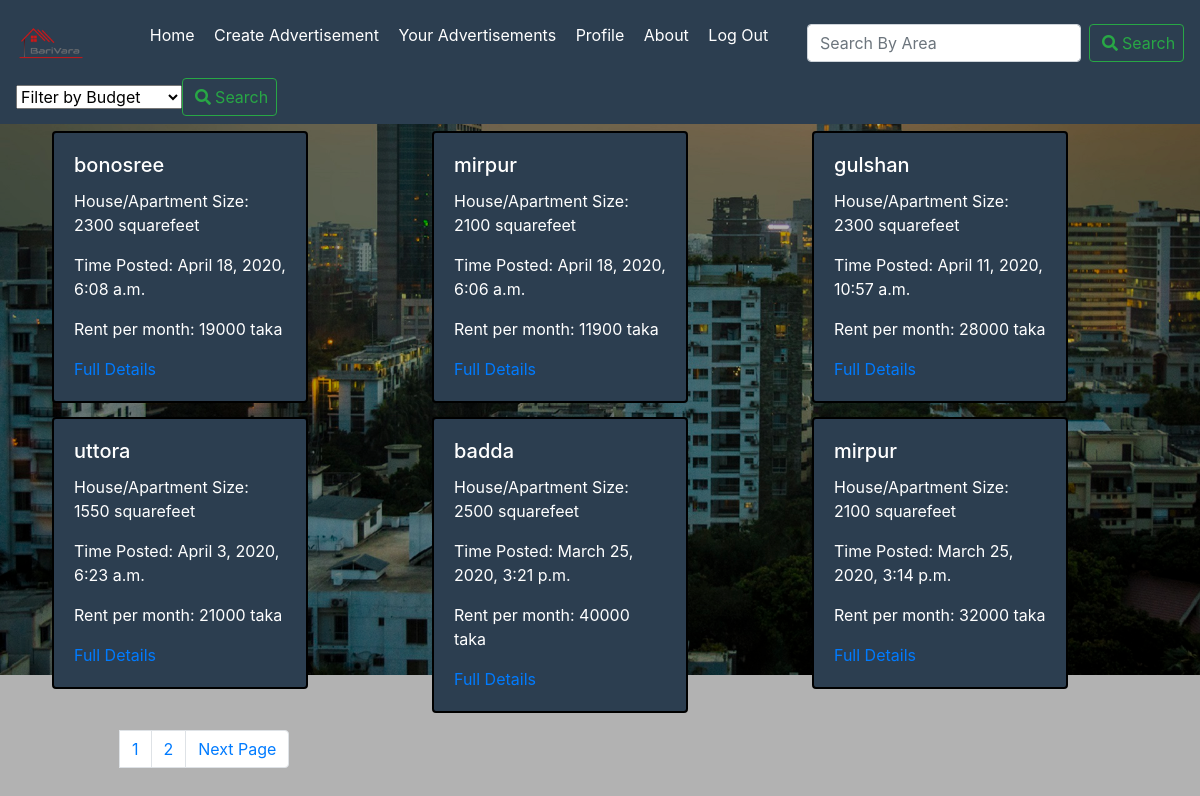
The app's page /BariVara/ with its own data.
### BariVara/models.py (models this page shows, shortened)
class advertisements(models.Model):
    PLACE=[
        ('mothijheel', 'Mothijheel'),
        ('bonosree', 'Bonosree'),
        ('mirpur', 'Mirpur'),
        ('khilgao', 'Khilgao'),
        ('gulshan', 'Gulshan'),
        ('badda', 'Badda'),
        ('uttora', 'Uttora'),
        ('banani', 'Banani'),
    ]
    place=models.CharField(max_length=30,choices=PLACE)
    address=models.CharField(max_length=50)
    bedroom=models.PositiveSmallIntegerField()
    bathroom=models.PositiveSmallIntegerField()
    rent=models.PositiveIntegerField()
    size=models.PositiveIntegerField()
    date_posted=models.DateTimeField(default=timezone.now)
    owner= models.ForeignKey(User,on_delete=models.CASCADE)
    number=models.PositiveIntegerField(null=True)

### BariVara/views.py (the view)
# urls.py: path('', views.HomePage, name='HomePage'),
def HomePage(request):
    advertisement = advertisements.objects.all().order_by('-id')
    paginator = Paginator(advertisement, 6)
    page = request.GET.get('page')
    try:
        advertisement = paginator.page(page)
    except PageNotAnInteger:
        advertisement = paginator.page(1)
    except EmptyPage:
        advertisement = paginator.page(paginator.num_pages)
    context = {
        'advertisement' : advertisement,
    }
    return render(request, 'BariVara/HomePage.html', context)

### BariVara/templates/BariVara/HomePage.html (shortened to what this page needs)
<!DOCTYPE html>
<html lang="en">
<head>
    {% load static %}
    <link rel="stylesheet" href="https://maxcdn.bootstrapcdn.com/bootstrap/4.0.0/css/bootstrap.min.css">
    <link rel="stylesheet" href="https://use.fontawesome.com/releases/v5.0.8/css/all.css">
</head>
<body>
  <nav class="navbar navbar-transparent " >
      <img src="{% static 'BariVara/Logo.png' %}">
      <ul>
          <li> <a href='{% url 'HomePage' %}'> Home </a></li>
          <li> <a href='{% url 'create_advertisements' %}'> Create Advertisement </a></li>
          <li> <a href='{% url 'your_advertisements' %}'> Your Advertisements </a></li>
          <li> <a href='{% url 'profile' %}'> Profile </a></li>
          <li> <a href="#"> About</a></li>
          <li> <a href='{% url 'logout' %}'> Log Out </a></li>
      </ul>
      <form method="get" action="/BariVara/search" class="form-inline">
        <input class="form-control mr-sm-2" type="search" placeholder="Search By Area"  aria-label="Search" name="query" id="query">
        <button class="btn btn-outline-success my-2 my-sm-0" type="submit"><i class="fas fa-search"></i><a>Search</a></button>
       </form>
      <form method="get" action="/BariVara/filter" class="form-inline">
        <select id="query" name="query">
          <option value="0">Filter by Budget</option>
          </select>
        <button class="btn btn-outline-success my-2 my-sm-0" type="submit"><i class="fas fa-search"></i><a>Search</a></button>
       </form>
  </nav>
<div class="container">
  <div class="row">
{% for ad in advertisement %}
<div class="col-sm-4">
   <div class="card" style="width: 16rem;">
     <div class="card-body">
       <h5 class="card-title">{{ad.place}}</h5>
       <p>House/Apartment Size: {{ad.size}} squarefeet</p>
       <p>Time Posted: {{ad.date_posted}}</p>
       <p>Rent per month: {{ad.rent}} taka</p>
       <a href='{% url 'advertisement_details' ad.id  %}' class="card-link">Full Details</a>
     </div>
   </div>
 </div>
{% endfor %}
</div>
</div>
<ul class="pagination">
  {% for ad in advertisement.paginator.page_range %}
    {% if advertisement.number == ad %}
      <li class="pafe_item active">
        <a href="?page={{ ad }}" class="page-link">{{ ad }}</a>
      </li>
    {% else %}
       <li class="pafe_item">
        <a href="?page={{ ad }}" class="page-link">{{ ad }}</a>
      </li>
    {% endif %}
  {% endfor %}
  {% if advertisement.has_next %}
      <li class="page-item">
      <a href="?page={{ advertisement.next_page_number }}" class="page-link">Next Page</a>
    </li>
  {% endif %}
</ul>
</body>
</html>

### BariVara/templates/BariVara/HomePage.html (style rules this page uses)
body { background-color: #34495e; background:linear-gradient(rgba(0,0,0,.3),rgba(0,0,0,.3)),url('/BariVara/static/BariVara/City1.jpg') no-repeat; background-size: 100% auto; }
nav { width: 100%; background-color: #2C3E50; }
nav img { width: 6%; height: auto; }
nav ul li { list-style-type: none; display: inline-block; }
nav ul li a { text-decoration: none; color: white; padding-right: 15px; display: inline-block; border: none; }
nav form button i { margin-right: 6%; }
.pagination { margin-left:10%; margin-right:10%; margin-top: 10px; color: #34495e; }
.card { background-color: #2C3E50; color: white; border: 2px solid black; margin: 2%; }

### records on screen
advertisements: place "bonosree", size "2300", date_posted "April 18, 2020, 6:08 a.m.", rent "19000"
advertisements: place "mirpur", size "2100", date_posted "April 18, 2020, 6:06 a.m.", rent "11900"
advertisements: place "gulshan", size "2300", date_posted "April 11, 2020, 10:57 a.m.", rent "28000"
advertisements: place "uttora", size "1550", date_posted "April 3, 2020, 6:23 a.m.", rent "21000"
advertisements: place "badda", size "2500", date_posted "March 25, 2020, 3:21 p.m.", rent "40000"
advertisements: place "mirpur", size "2100", date_posted "March 25, 2020, 3:14 p.m.", rent "32000"

### other values on screen
{{ ad }} "1"
{{ ad }} "2"
